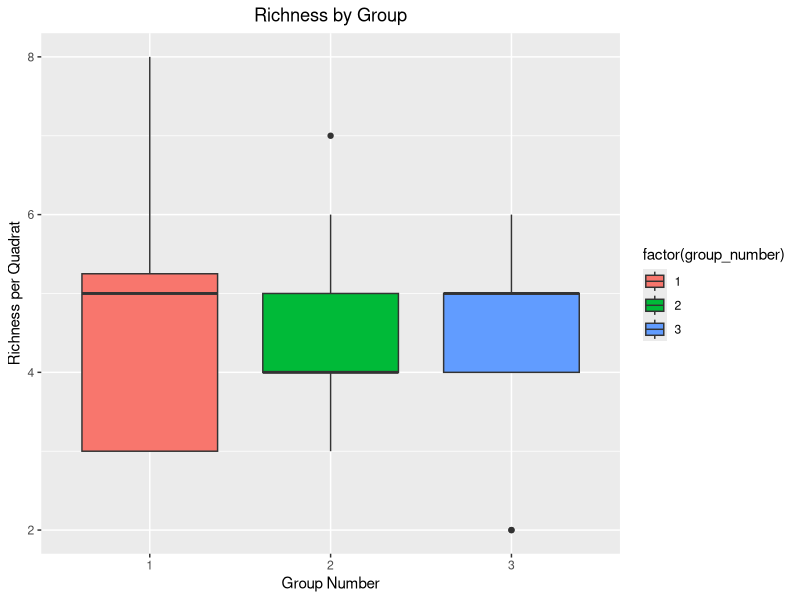
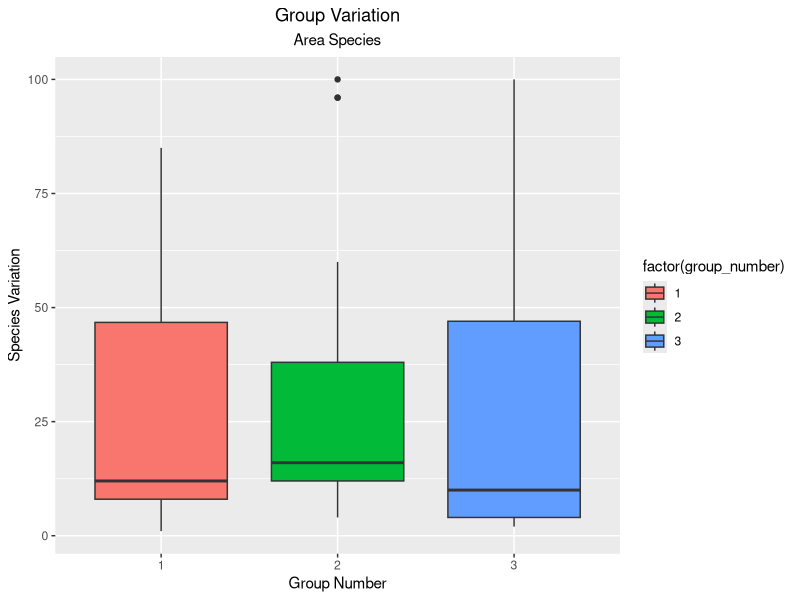
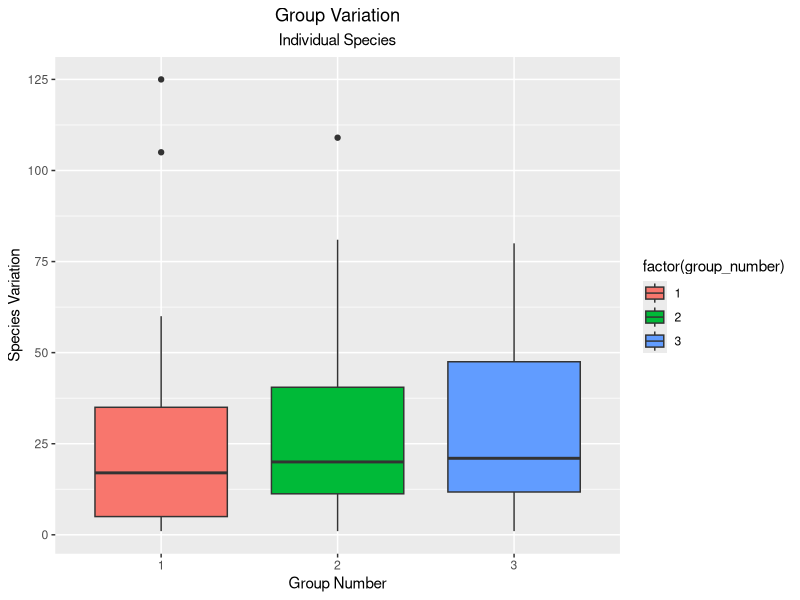
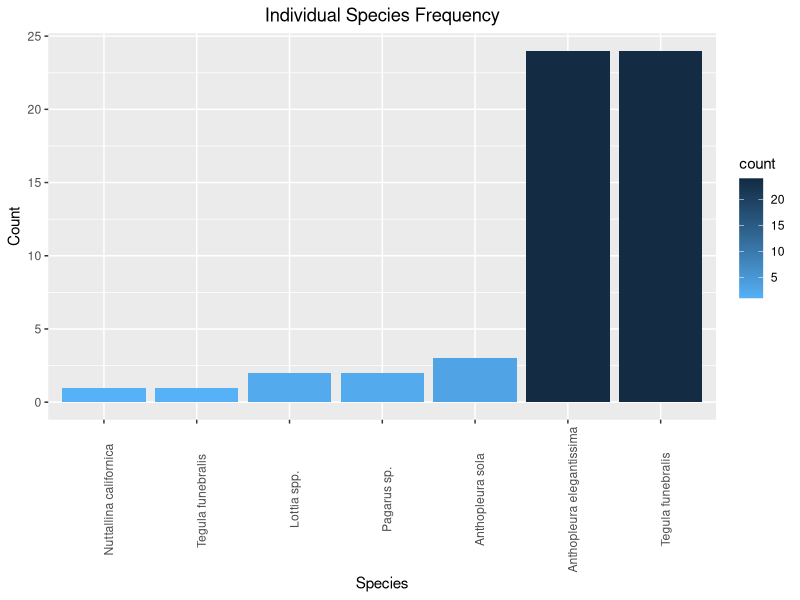
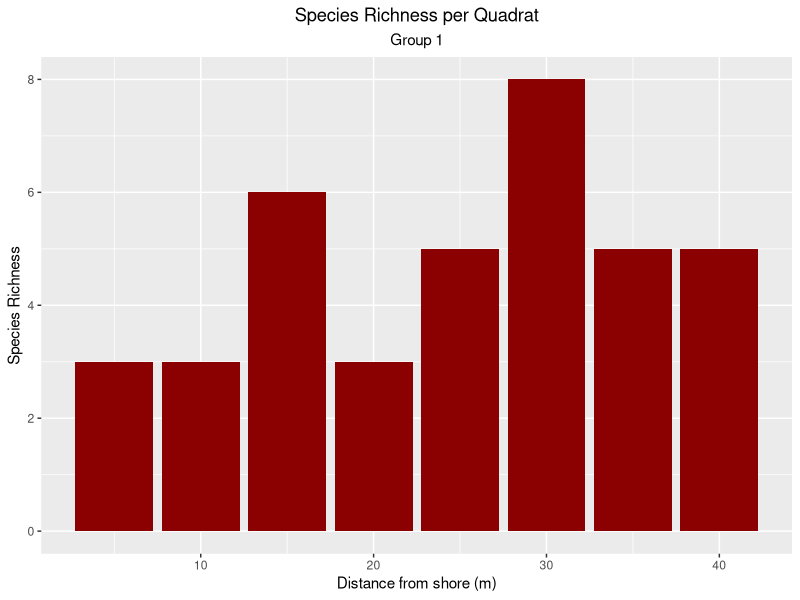
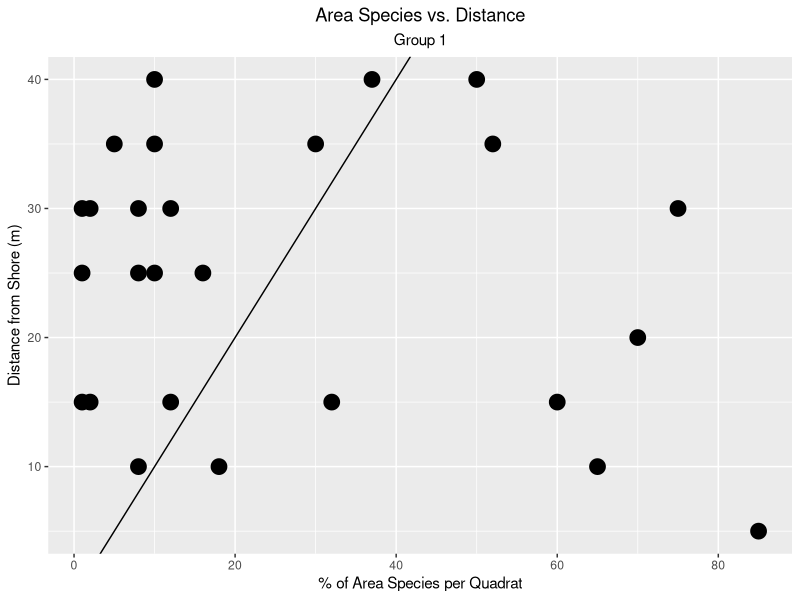
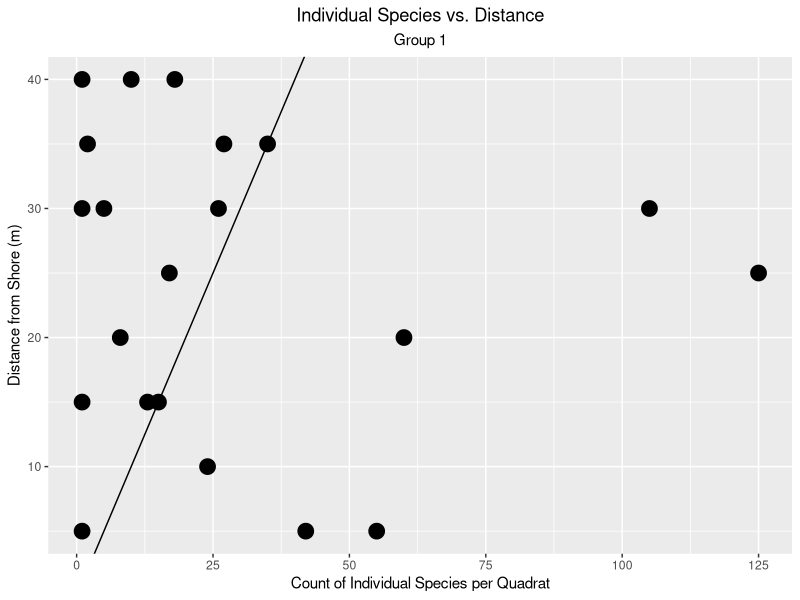

Write the R code that produced these figures, in order.
## ---- chunk 1
knitr::opts_chunk$set(echo = FALSE, message = FALSE, error = FALSE)
## ---- chunk 2

library("tidyverse")
intertidal_data <- read.csv("data/2019-05-30_pillar_point_intertidal_data.csv")

## ---- chunk 3

intertidal_data %>%
  filter(!(species_or_type %in% c("bare rock", "water", "sand"))) %>%
  group_by(group_number, distance_from_shore_in_m) %>%
  tally() %>%
  ggplot(aes(x = factor(group_number), y = n, fill = factor(group_number))) + geom_boxplot() + ggtitle("Richness by Group") + theme(plot.title = element_text(hjust = 0.5)) + xlab("Group Number") + ylab('Richness per Quadrat')

## ---- chunk 4

intertidal_data %>%
  filter(measurement_units == "percent") %>%
  ggplot(aes(y = measurement, x = factor(group_number), fill = factor(group_number))) + geom_boxplot() + ggtitle("Group Variation", subtitle = "Area Species") + theme(
    plot.title = element_text(hjust = 0.5),
    plot.subtitle = element_text(hjust = 0.5)
) + xlab("Group Number") + ylab('Species Variation')


intertidal_data %>%
  filter(measurement_units == "individuals") %>%
  ggplot(aes(y = measurement, x = factor(group_number), fill = factor(group_number))) + geom_boxplot() + ggtitle("Group Variation", subtitle = "Individual Species") + theme(
    plot.title = element_text(hjust = 0.5),
    plot.subtitle = element_text(hjust = 0.5)
) + xlab("Group Number") + ylab('Species Variation')

## ---- chunk 5

intertidal_data %>%
  filter(!(species_or_type %in% c("bare rock", "water", "sand"))) %>%
  filter(temp_depth_area_or_count == "count") %>%
  group_by(species_or_type) %>%
  summarise(count = n()) %>%
  arrange(count) %>%
  mutate(species_or_type = factor(species_or_type, species_or_type)) %>%
  ggplot(aes(x = species_or_type, y = count, fill = count)) + geom_bar(stat = "identity") + ggtitle("Individual Species Frequency") + theme(plot.title = element_text(hjust = 0.5)) + xlab("Species") + ylab('Count') + scale_fill_continuous(high = "#132B43", low = "#56B1F7") + theme(axis.text.x = element_text(angle = 90))

## ---- chunk 6

intertidal_data %>%
  filter(group_number == 1) %>%
  filter(!(species_or_type %in% c("bare rock", "water", "sand"))) %>%
  group_by(group_number, distance_from_shore_in_m) %>%
  tally() %>%
  ggplot(aes(x = distance_from_shore_in_m,
             y = n)) +
  geom_col(fill = "darkred") + 
  ggtitle("Species Richness per Quadrat",
          subtitle = "Group 1") + theme(
    plot.title = element_text(hjust = 0.5),
    plot.subtitle = element_text(hjust = 0.5)
) +
  xlab("Distance from shore (m)") +
  ylab("Species Richness") 

## ---- chunk 7

intertidal_data %>%
  filter(group_number == 1) %>%
  filter(measurement_units == "percent") %>%
  ggplot(aes(x = measurement, y = distance_from_shore_in_m)) + geom_point(size = 5) + geom_abline() + ggtitle("Area Species vs. Distance", subtitle = "Group 1") + theme(
    plot.title = element_text(hjust = 0.5),
    plot.subtitle = element_text(hjust = 0.5)
) + xlab("% of Area Species per Quadrat") + ylab('Distance from Shore (m)')

## ---- chunk 8

intertidal_data %>%
  filter(group_number == 1) %>%
  filter(measurement_units == "individuals") %>%
  ggplot(aes(x = measurement, y = distance_from_shore_in_m)) + geom_point(size = 5) + geom_abline() + ggtitle("Individual Species vs. Distance", subtitle = "Group 1") + theme(
    plot.title = element_text(hjust = 0.5),
    plot.subtitle = element_text(hjust = 0.5)
) + xlab("Count of Individual Species per Quadrat") + ylab('Distance from Shore (m)')

